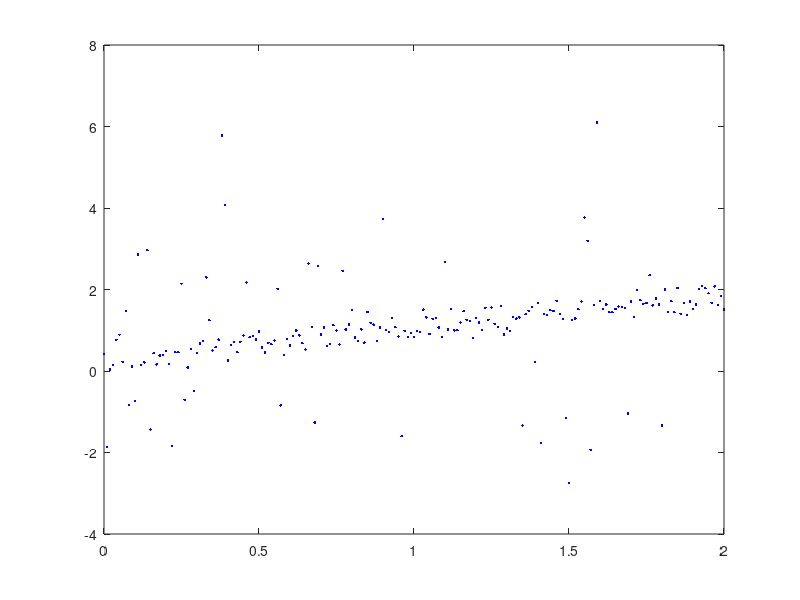

This figure's MATLAB source:
function linefitting
    % Range for x values
    x = 0:0.01:2;
    
    % Generate samples for a line
    p = [0.8 0.25];
    y = p(1)*x + p(2);
    
    % Add some Gaussian noise
    y = y + 0.2 * randn(size(y));
    
    % Add some outlier to the samples
    outlier = (randn(size(y))> 0.9).*randn(size(y))*2.0;
    y = y + outlier;	
	
    % TODO: minimization
    
    % Plot results
    figure; plot(x, y, 'b.'); hold on;
    %plot(x, p0(1)*x + p0(2), 'g'); grid on;
    %plot(x, p_huber(1)*x + p_huber(2), 'g'); grid on;
end

% Linear estimate
function p0 = linearEstimate(x, y)

	p0=[a b];
end % function

% The objective function that should be minimized with respect to the
% line parameters
function [f, g] = objfcn_huber(p, x, y, a)


end
	
% Huber loss function
function h = huber(r, a)

        
end % function

% Gradient of Huber loss function
function hg = huber_grad(r, a)

       
end % function

   
    